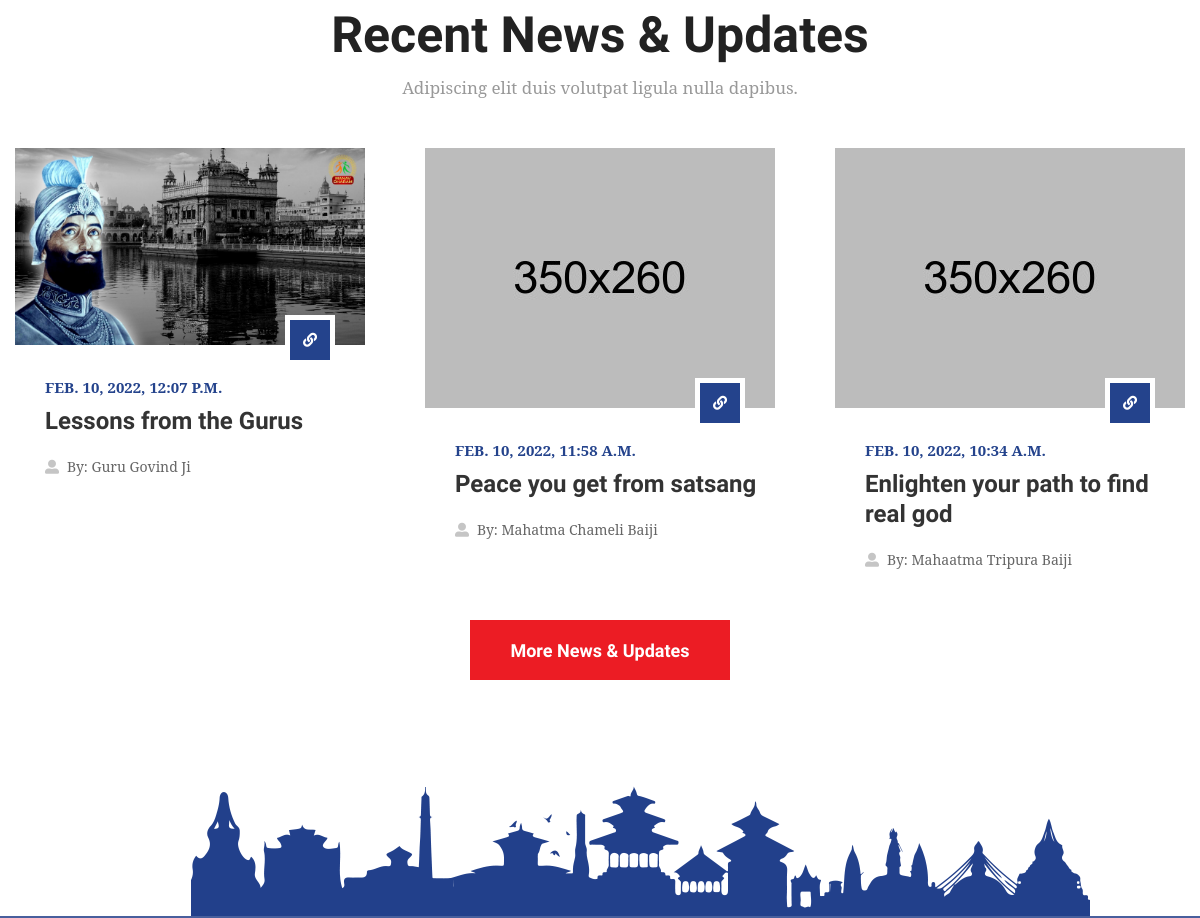
The app's page / (middle part), older data.
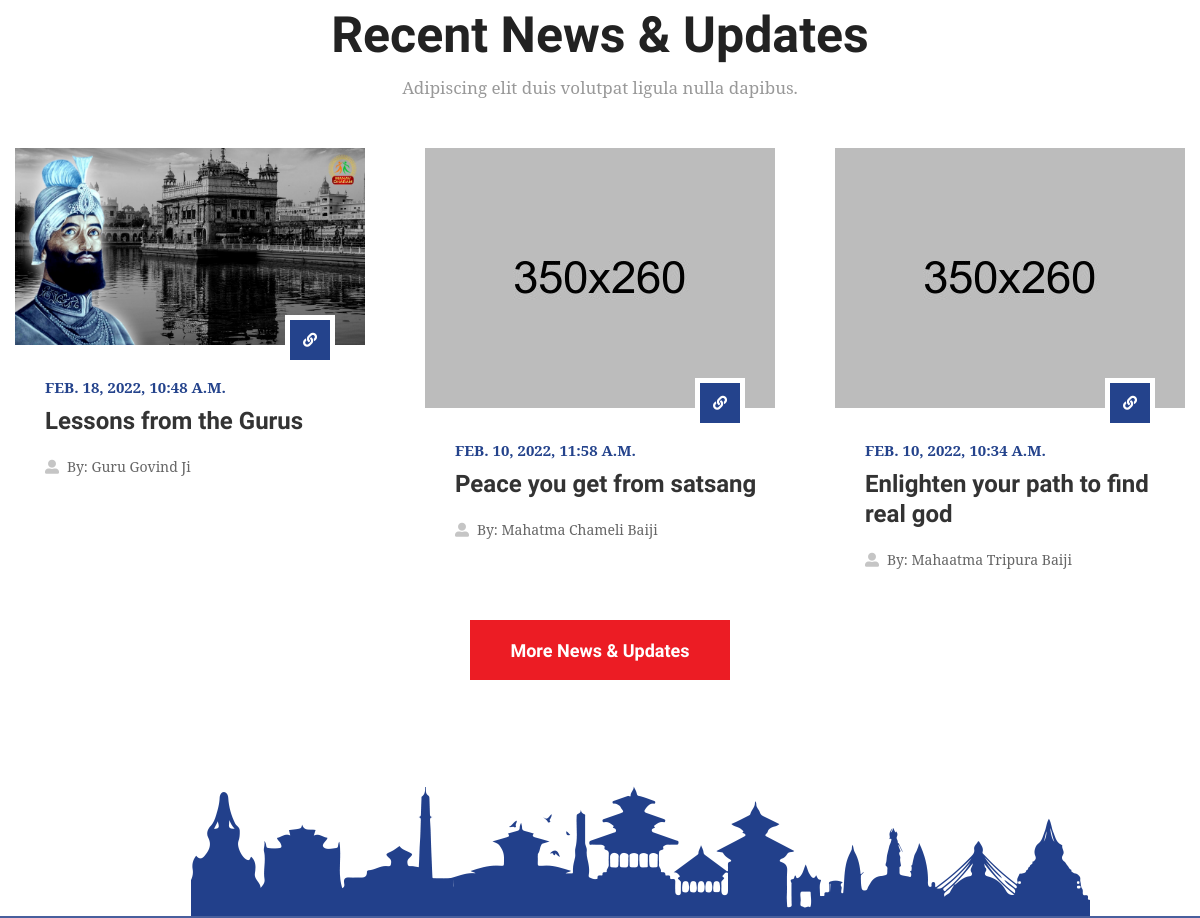
The same page, newer data.
### blog/models.py (models this page shows, shortened)
class BlogModel(models.Model):
    title = models.CharField(max_length=1000, unique=True)
    content = RichTextField(blank=True)
    slug = models.SlugField(max_length=1000, unique=True)
    image = models.ImageField(upload_to='blog')
    author = models.CharField(max_length=200)
    created_date = models.DateTimeField(auto_now_add=True)
    update_date = models.DateTimeField(auto_now=True)
    def get_url(self):
        return reverse('blog_detail', args=[self.slug])

### manav_dharma/views.py (the view)
# urls.py: path('',views.home, name='home'),
def home(request):
    blog = BlogModel.objects.all().order_by('-created_date')[:3]
    videos = VideoSatsang.objects.all().order_by('-created_date')[:3]
    context = {'blog':blog,'videos':videos}
    return render(request,'home.html',context)

### templates/home.html (shortened to what this page needs)
{% extends 'base.html' %}
{% load static %}
{% block body %}
<section>
    <div class="w-100 pt-90 pb-235 position-relative">
        <img class="sec-botm-rgt-mckp img-fluid position-absolute" src="{% static 'assets/images/landmark.png' %}" alt="Sec Bottom Mockup">
        <div class="container">
            <div class="sec-title text-center w-100">
                <div class="sec-title-inner d-inline-block">
                    <h2 class="mb-0">Recent News & Updates</h2>
                    <p class="mb-0">Adipiscing elit duis volutpat ligula nulla dapibus.</p>
                </div>
            </div>
            <div class="blog-wrap res-row w-100">
                <div class="row">
                    {% for i in blog %}
                    <div class="col-md-6 col-sm-6 col-lg-4">
                        <div class="post-box w-100">
                            <div class="post-img overflow-hidden position-relative w-100">
                                <a href="{{i.get_url}}" title=""><img class="img-fluid w-100" src="{{i.image.url}}" alt="Blog Image 1"></a>
                            </div>
                            <div class="post-info position-relative w-100">
                                <a class="thm-bg" href="blog-detail.html" title=""><i class="fas fa-link"></i></a>
                                <span class="post-date thm-clr">{{i.update_date}}</span>
                                <h3 class="mb-0"><a href="blog-detail.html" title="">{{i.title}}</a></h3>
                                <ul class="post-meta d-flex flex-wrap mb-0 list-unstyled">
                                    <li><i class="fas fa-user-alt"></i>By: <a href="javascript:void(0);" title="">{{i.author}}</a></li>
                                </ul>
                            </div>
                        </div>
                    </div>
                    {% endfor %}
                </div>
            </div>
            <div class="view-more d-inline-block text-center w-100">
                <a class="thm-btn mini-btn thm-bg" href="{% url 'blog' %}" style="background:#ec1c24;" title="">More News & Updates</a>
            </div>
        </div>
    </div>
</section>
{% endblock body %}

Row changes from the older to the newer data that the page shows:
changed BlogModel "Lessons from the Gurus": update_date "FEB. 10, 2022, 12:07 P.M." → "FEB. 18, 2022, 10:48 A.M."
